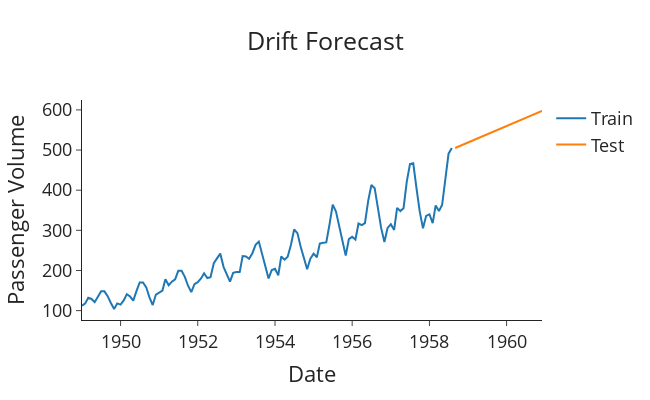

The notebook cell this image was saved under:
### Markdown cell above
This is basically just drawing a straight line from the first to last point and extending it forwards through time. However, this is where the issue lies as the model will always either increase or decease through time which is often not the case in real life scenarios.

### Code cell
# Drift forecast
constant = (train['#Passengers'].iloc[-1] - train['#Passengers'].iloc[0])/(len(train)-1)
test['h'] = range(len(test))
test['drift_forecast'] = train['#Passengers'].iloc[-1] + test['h']*constant

plot_func(test['drift_forecast'], 'Drift Forecast')
